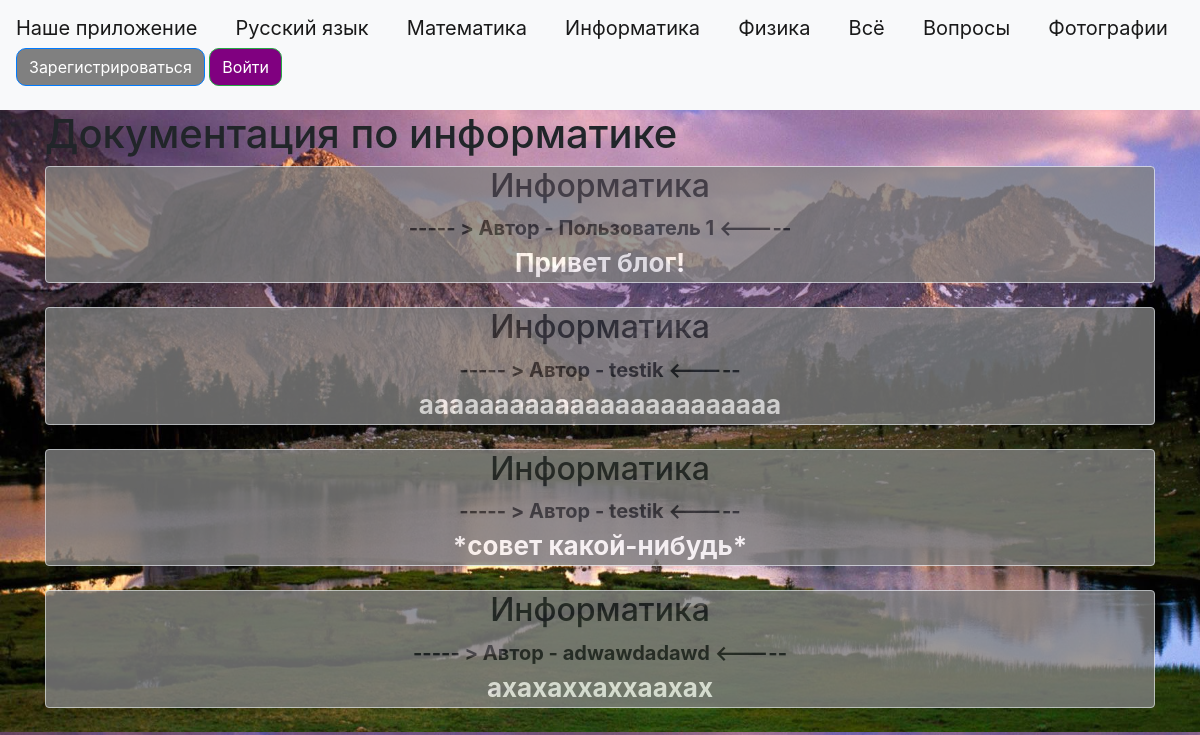
The page /ict.html on the database as committed earlier.
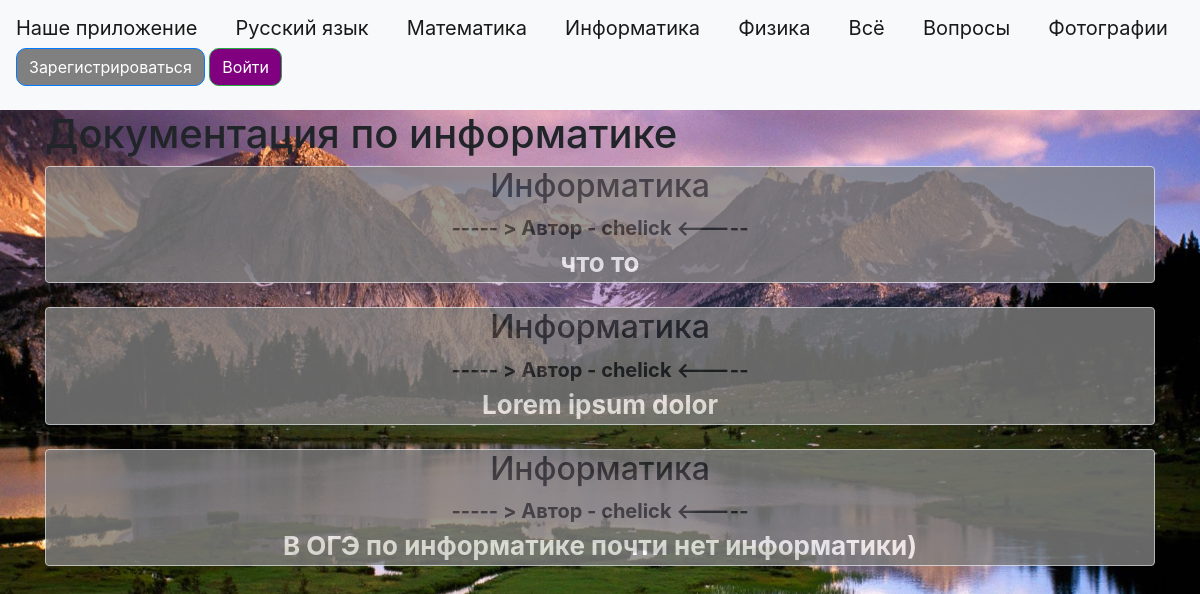
The same page on the database as committed later.
### data/news.py (models this page shows)
class News(SqlAlchemyBase):
    __tablename__ = 'news'
    id = sqlalchemy.Column(sqlalchemy.Integer,
                           primary_key=True, autoincrement=True)
    title = sqlalchemy.Column(sqlalchemy.String, nullable=True)
    content = sqlalchemy.Column(sqlalchemy.String, nullable=True)
    created_date = sqlalchemy.Column(sqlalchemy.DateTime,
                                     default=datetime.datetime.now)
    is_question = sqlalchemy.Column(sqlalchemy.Boolean, default=True)
    user_id = sqlalchemy.Column(sqlalchemy.Integer,
                                sqlalchemy.ForeignKey("users.id"))
    user = orm.relationship('User')
    answers = orm.relationship('Answer', back_populates='question', lazy='dynamic')

### data/users.py (models this page shows, shortened)
class User(SqlAlchemyBase, UserMixin):
    __tablename__ = 'users'
    id = sqlalchemy.Column(sqlalchemy.Integer,
                           primary_key=True, autoincrement=True)
    name = sqlalchemy.Column(sqlalchemy.String, nullable=True)
    about = sqlalchemy.Column(sqlalchemy.String, nullable=True)
    email = sqlalchemy.Column(sqlalchemy.String,
                              index=True, unique=True, nullable=True)
    hashed_password = sqlalchemy.Column(sqlalchemy.String, nullable=True)
    created_date = sqlalchemy.Column(sqlalchemy.DateTime,
                                     default=datetime.datetime.now)
    news = orm.relationship("News", back_populates='user')

### main.py (the view)
@app.route("/ict.html")
def ict():
    db_sess = db_session.create_session()
    news = db_sess.query(News).filter(News.title == 'Информатика').filter(News.is_question != True)
    return render_template("ict.html", news=news, title='ICT Documentation')

### data/db_session.py (called while the page is built)
def create_session() -> Session:
    global __factory
    return __factory()

### templates/ict.html (shortened to what this page needs)
{% extends "base.html" %}
{% block content %}
<h1>Документация по информатике</h1>
{% for item in news%}
<div class="col-md6 border rounded" style="background-color: gray; opacity: .8;">
    <h2 style="text-align: center;">{{item.title}}</h2>
    <div style="font-size: 20px; text-align: center; font-weight: bold">
        ----- > Автор - {{item.user.name}} <-----
    </div>
    <div style="text-align: center; font-size: 26px; font-weight: bold; color: white;">
        {{item.content}}
    </div>
</div>
<br>
{% endfor %}
{% endblock %}

### templates/base.html (shortened to what this page needs)
<!doctype html>
<html lang="en">
<head>
    <link rel="stylesheet"
          href="https://stackpath.bootstrapcdn.com/bootstrap/4.4.1/css/bootstrap.min.css"
>
    <link rel="stylesheet" href="static/css/style.css">
</head>
<body style="background-image: url(static/img/backreg.jpg); background-size: cover">
<header>
    <nav class="navbar navbar-light bg-light">
        <a class="navbar-brand" href="index.html">Наше приложение</a>
        <a class="navbar-brand" href="rus.html">Русский язык</a>
        <a class="navbar-brand" href="math.html">Математика</a>
        <a class="navbar-brand" href="ict.html">Информатика</a>
        <a class="navbar-brand" href="phys.html">Физика</a>
        <a class="navbar-brand" href="allnews.html">Всё</a>
        <a class="navbar-brand" href="questions.html">Вопросы</a>
        <a class="navbar-brand" href="photos.html">Фотографии</a>
        {% if current_user.is_authenticated %}
    <a class="navbar-brand" href="/logout">{{ current_user.name }}</a>
{% else %}
    <p>
        <a class="btn btn-primary " href="/register">Зарегистрироваться</a>
        <a class="btn btn-success" href="/login">Войти</a>
    </p>
{% endif %}
    </nav>
</header>
<main role="main" class="container">
    {% block content %}{% endblock %}
</main>
</body>
</html>

### static/css/style.css (style rules this page uses)
.btn { background-color: purple; border-radius: 10px; transition: 0.7s; }
.btn-primary { background-color: grey; }

Rows that differ between the two databases and show on the page:
removed News: title "Информатика", user.name "testik", content "аааааааааааааааааааааааа"
removed News: title "Информатика", user.name "testik", content "*совет какой-нибудь*"
removed News: title "Информатика", user.name "adwawdadawd", content "ахахаххаххаахах"
changed News: user.name "Пользователь 1" → "chelick"; content "Привет блог!" → "что то"
now on this page (row edited): News: title "Информатика", user.name "chelick", content "Lorem ipsum dolor"
added News: title "Информатика", user.name "chelick", content "В ОГЭ по информатике почти нет информатики)"
